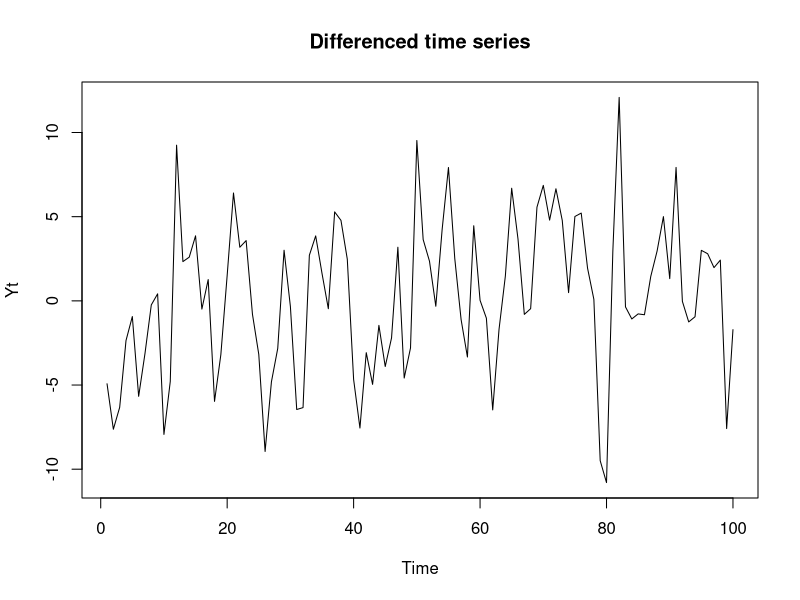
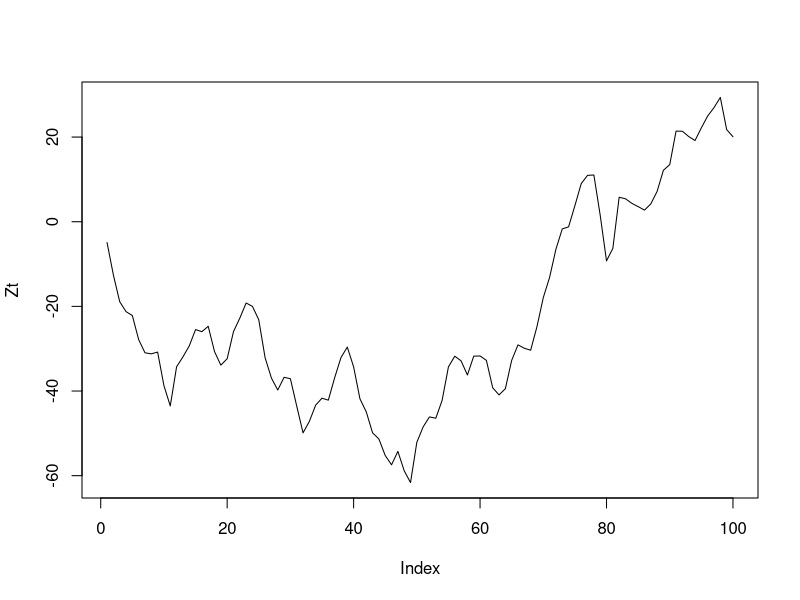
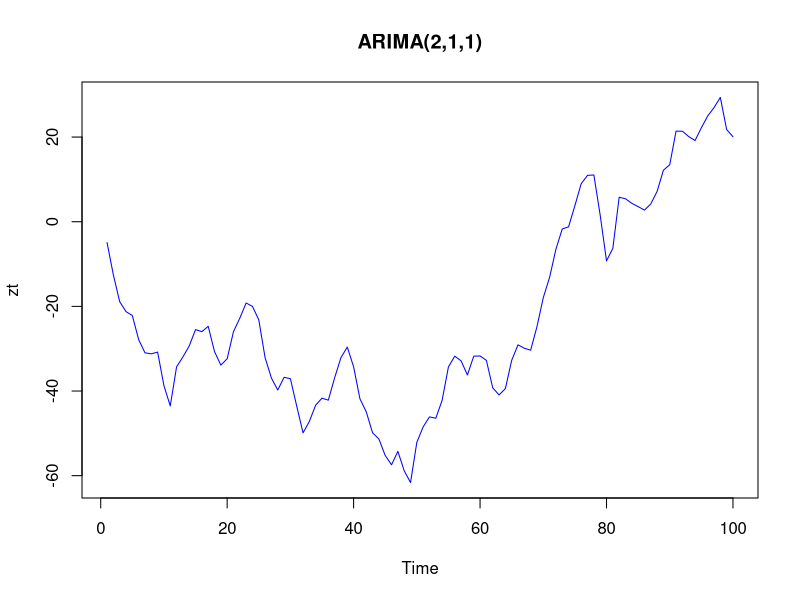
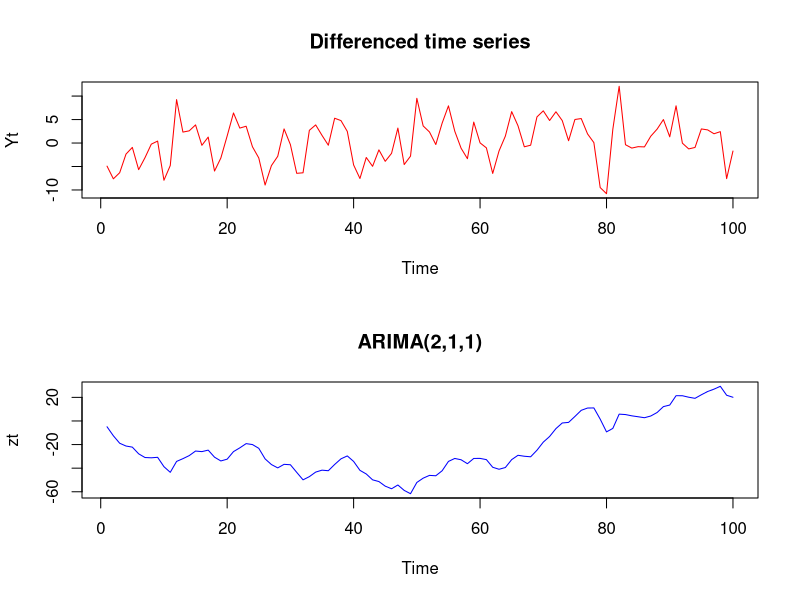

Reproduce these figures in R, in order.
#Simulating a stationary TIME SERIES

#Simulate 100 obs from the following ARMA(2,1) time series using seed 1000
#Yt=0.5Yt-1 - 0.1Yt-2 - et + 0.2et-1
#et~N(0,16) dist
set.seed(1000)
Yt <- arima.sim(n=100,list(ar=c(0.5,-0.1),ma=0.2),sd=4)
Yt


#Wt=10+0.8Wt-1 + et + 0.4 et-1 + 0.1et-2  sigma=5 seed 100 n=1000
set.seed(100)
Wt <- 10 + arima.sim(n=1000,list(ar=0.8,ma=c(0.4,0.1)),sd=5)
Wt


#n: no. of obs required
#ar: coeff of ar part
#ma; coeff of ma part


#simulating a non statioanary time series


#DEeterministic Trend
#Xt=3+8t+Yt , Yt is a stationary time series

t <- 100
set.seed(50)
Xt <- 3+8*(1:t) + Yt
Xt





#STochastic Trend

#Yt is a stationary time series

#Yt=Zt - Zt-1
#Yt=(1-B)Zt

#(1-B)Zt=0.5Yt-1 + 0.2Yt-2 + et + 0.2et-1
set.seed(1000)
Yt <- arima.sim(n=100,list(ar=c(0.5,-0.1),ma=0.2),sd=4)
Yt


#Z2=Y1+Y2
#Z2 - Z1 = Y3
#Z3 = Y3 + Z2 = Y3 + Y2
#Z4 - Z3 = Y4
#Z4 = Y4 + Z3 = Y4+y3+Y2

Zt <- cumsum(Yt)
Zt

zt <- ts(Zt)
zt


#Time Seriess plot

plot(Yt,main="Differenced time series")
plot(Zt,type="l")
plot(zt,main="ARIMA(2,1,1)",col="blue")

par(mfrow=c(2,1))
plot(Yt,main="Differenced time series",col="red")
plot(zt,main="ARIMA(2,1,1)",col="blue")


par(mfrow=c(1,1))
